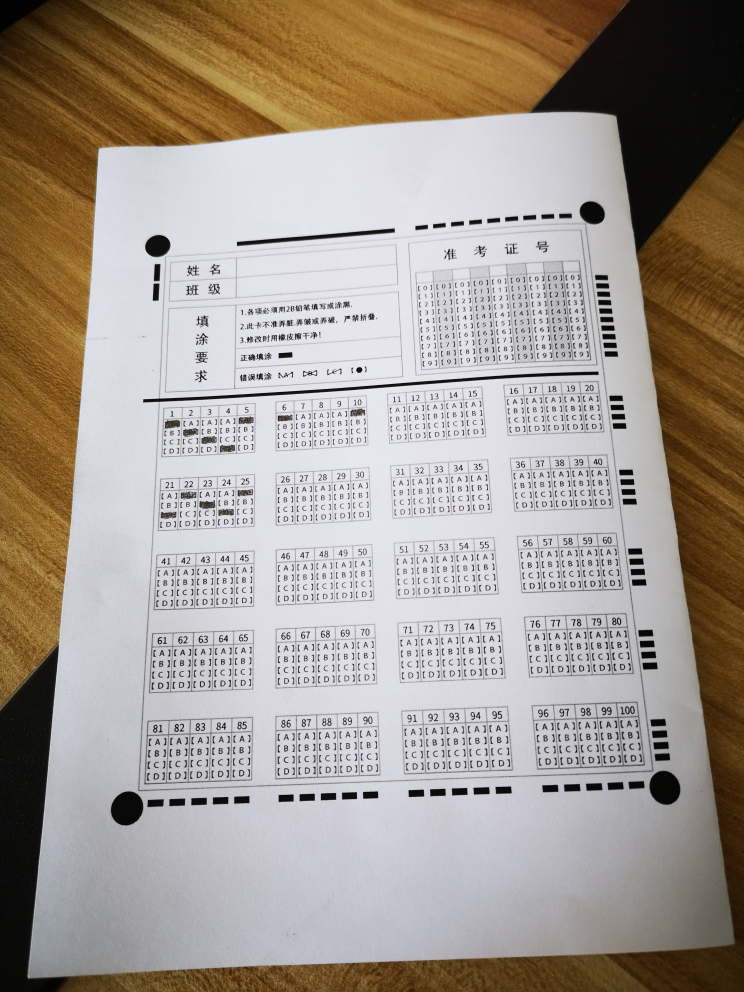
#> input picture face_recognition/answer/t2.jpg, 2976 x 3968 px (shown at 1/4 size)
$ python circle_test.py
#> lines starting #> are read from the running program, lines starting #| are printed output that depends on the picture
import cv2
import numpy as np
from PIL import Image
import cv2
import numpy as np
from cv2 import HoughCircles


def show_circle(path):
#> called with path = 't2.jpg'
    img = cv2.imread(path)
#> img is the input picture: shape (3968, 2976, 3); mean B, G, R 144.8, 153.8, 163.5
    output = img.copy()

    # 定义想要缩放后的图片大小
    info = img.shape  # 获取图片的宽 高 颜色通道信息
#> info = (3968, 2976, 3)
    dst_width = int(info[1] * 0.2)
#> dst_width = 595
    dst_height = int(info[0] * 0.2)
#> dst_height = 793
    image = cv2.resize(img, (dst_width, dst_height), 0, 0)
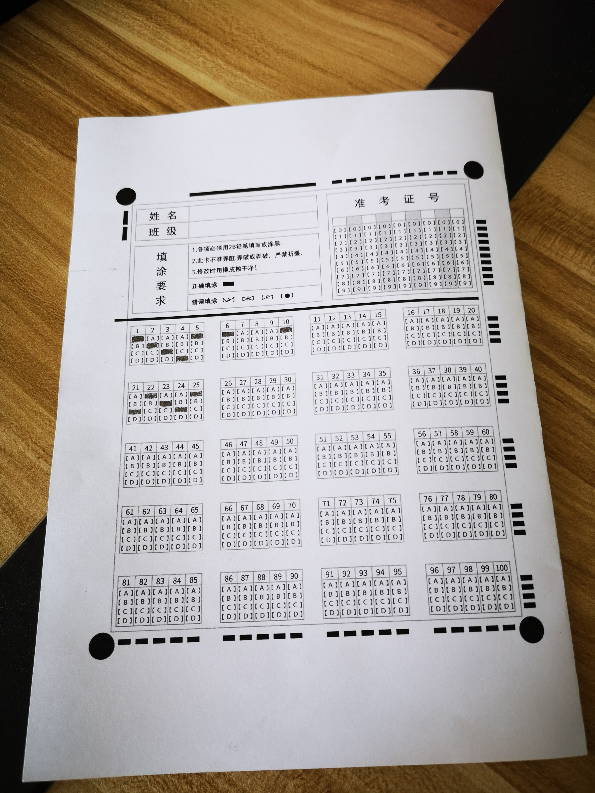
#> image: shape (793, 595, 3); mean B, G, R 144.7, 153.6, 163.4
    gray = cv2.cvtColor(image, cv2.COLOR_BGR2GRAY)
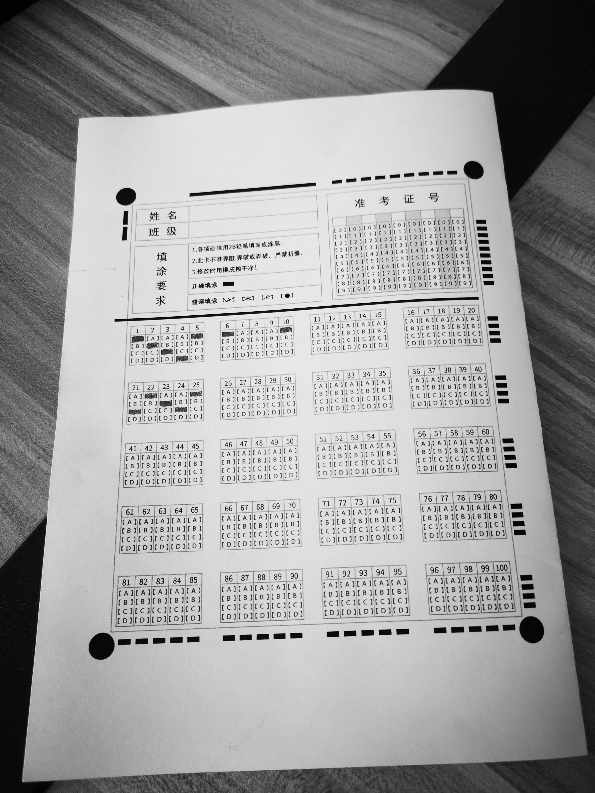
#> gray: shape (793, 595); min 0, max 241, mean 155.5
    # cv2.imshow("gray", gray)
    circles = HoughCircles(gray, cv2.HOUGH_GRADIENT, 1, 100)
#> circles = 25 rows, first 8: [307.5, 438.5, 186.3], [201.5, 214.5, 186.6], [343.5, 173.5, 159.4], [375.5, 362.5, 110.6], [115.5, 356.5, 132.6], [270.5, 643.5, 144.2], [409.5, 529.5, 91.5], [157.5, 123.5, 122.8]
    print(len(circles))
#| 1


if __name__ == '__main__':
    show_circle("t2.jpg")
